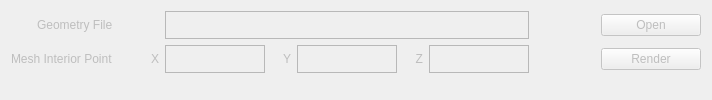
      <widget class="QWidget" name="Geometry">
       <property name="enabled">
        <bool>false</bool>
       </property>
       <attribute name="title">
        <string>Geometry</string>
       </attribute>
       <layout class="QGridLayout" name="gridLayout_10">
        <item row="0" column="0">
         <layout class="QGridLayout" name="gridLayout_9">
          <item row="1" column="1" alignment="Qt::AlignRight">
           <widget class="QLabel" name="label_22">
            <property name="text">
             <string>Mesh Interior Point</string>
            </property>
           </widget>
          </item>
          <item row="0" column="3" colspan="5">
           <widget class="QPlainTextEdit" name="STLFile_2">
            <property name="maximumSize">
             <size>
              <width>16777215</width>
              <height>28</height>
             </size>
            </property>
            <property name="readOnly">
             <bool>true</bool>
            </property>
           </widget>
          </item>
          <item row="3" column="1" colspan="9">
           <widget class="QVTKWidget" name="VTKGeometry" native="true"/>
          </item>
          <item row="1" column="6" alignment="Qt::AlignRight">
           <widget class="QLabel" name="label_25">
            <property name="minimumSize">
             <size>
              <width>20</width>
              <height>0</height>
             </size>
            </property>
            <property name="text">
             <string>Z</string>
            </property>
            <property name="alignment">
             <set>Qt::AlignRight|Qt::AlignTrailing|Qt::AlignVCenter</set>
            </property>
           </widget>
          </item>
          <item row="1" column="4" alignment="Qt::AlignRight">
           <widget class="QLabel" name="label_24">
            <property name="minimumSize">
             <size>
              <width>20</width>
              <height>0</height>
             </size>
            </property>
            <property name="layoutDirection">
             <enum>Qt::LeftToRight</enum>
            </property>
            <property name="text">
             <string>Y</string>
            </property>
            <property name="alignment">
             <set>Qt::AlignRight|Qt::AlignTrailing|Qt::AlignVCenter</set>
            </property>
           </widget>
          </item>
          <item row="1" column="2" alignment="Qt::AlignRight">
           <widget class="QLabel" name="label_23">
            <property name="minimumSize">
             <size>
              <width>20</width>
              <height>0</height>
             </size>
            </property>
            <property name="text">
             <string>X</string>
            </property>
            <property name="alignment">
             <set>Qt::AlignRight|Qt::AlignTrailing|Qt::AlignVCenter</set>
            </property>
           </widget>
          </item>
          <item row="1" column="3">
           <widget class="QPlainTextEdit" name="inside_x">
            <property name="maximumSize">
             <size>
              <width>100</width>
              <height>28</height>
             </size>
            </property>
           </widget>
          </item>
          <item row="0" column="1" alignment="Qt::AlignRight">
           <widget class="QLabel" name="label_21">
            <property name="text">
             <string>Geometry File</string>
            </property>
           </widget>
          </item>
          <item row="1" column="7">
           <widget class="QPlainTextEdit" name="inside_z">
            <property name="maximumSize">
             <size>
              <width>100</width>
              <height>28</height>
             </size>
            </property>
           </widget>
          </item>
          <item row="1" column="5">
           <widget class="QPlainTextEdit" name="inside_y">
            <property name="maximumSize">
             <size>
              <width>100</width>
              <height>28</height>
             </size>
            </property>
           </widget>
          </item>
          <item row="1" column="8">
           <spacer name="horizontalSpacer_6">
            <property name="orientation">
             <enum>Qt::Horizontal</enum>
            </property>
            <property name="sizeType">
             <enum>QSizePolicy::Fixed</enum>
            </property>
            <property name="sizeHint" stdset="0">
             <size>
              <width>60</width>
              <height>20</height>
             </size>
            </property>
           </spacer>
          </item>
          <item row="2" column="5">
           <spacer name="verticalSpacer_8">
            <property name="orientation">
             <enum>Qt::Vertical</enum>
            </property>
            <property name="sizeType">
             <enum>QSizePolicy::Maximum</enum>
            </property>
            <property name="sizeHint" stdset="0">
             <size>
              <width>20</width>
              <height>10</height>
             </size>
            </property>
           </spacer>
          </item>
          <item row="1" column="9">
           <widget class="QPushButton" name="STLRender">
            <property name="minimumSize">
             <size>
              <width>100</width>
              <height>0</height>
             </size>
            </property>
            <property name="text">
             <string>Render</string>
            </property>
            <property name="icon">
             <iconset>
              <normaloff>../../.designer/backup/icons/actions/media-playback-start.png</normaloff>../../.designer/backup/icons/actions/media-playback-start.png</iconset>
            </property>
            <property name="iconSize">
             <size>
              <width>22</width>
              <height>22</height>
             </size>
            </property>
           </widget>
          </item>
          <item row="0" column="2">
           <spacer name="horizontalSpacer_9">
            <property name="orientation">
             <enum>Qt::Horizontal</enum>
            </property>
            <property name="sizeType">
             <enum>QSizePolicy::Fixed</enum>
            </property>
            <property name="sizeHint" stdset="0">
             <size>
              <width>40</width>
              <height>20</height>
             </size>
            </property>
           </spacer>
          </item>
          <item row="0" column="9">
           <widget class="QPushButton" name="STLOpen">
            <property name="minimumSize">
             <size>
              <width>100</width>
              <height>0</height>
             </size>
            </property>
            <property name="text">
             <string>Open</string>
            </property>
            <property name="icon">
             <iconset>
              <normaloff>../../.designer/backup/icons/actions/document-open.png</normaloff>../../.designer/backup/icons/actions/document-open.png</iconset>
            </property>
            <property name="iconSize">
             <size>
              <width>22</width>
              <height>22</height>
             </size>
            </property>
           </widget>
          </item>
         </layout>
        </item>
       </layout>
      </widget>
